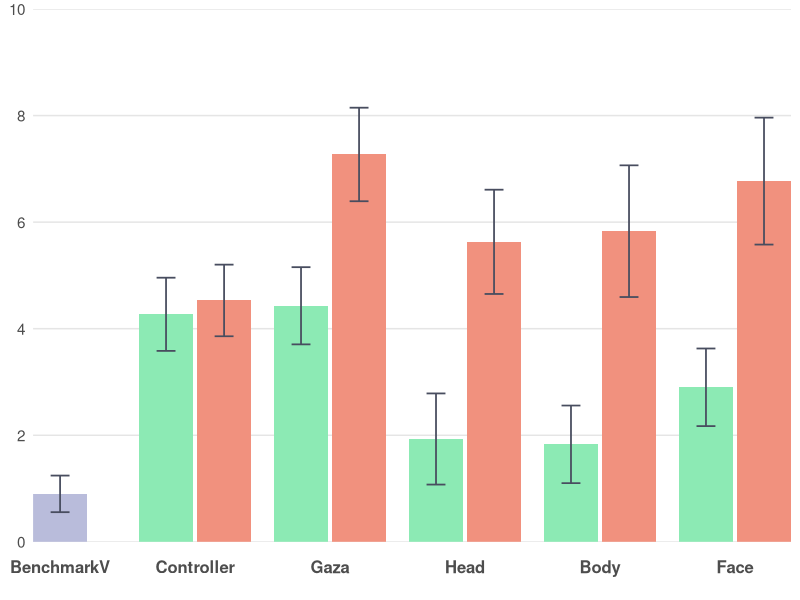
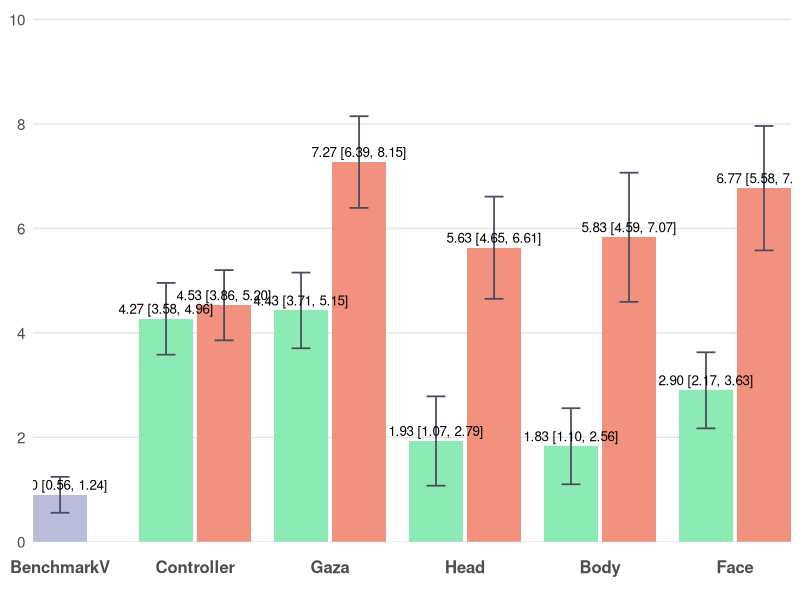

Reproduce these figures in R, in order.
# ================= Packages =================
if (!require(ggplot2)) install.packages("ggplot2")
library(ggplot2)

# ================= Data =================
bench_mean <- 0.9; bench_sd <- 0.92

dat <- data.frame(
  Category = c("BenchmarkV",
               "Controller","Controller",
               "Gaza","Gaza",
               "Head","Head",
               "Body","Body",
               "Face","Face"),
  slot     = c("C",
               "L","R",
               "L","R",
               "L","R",
               "L","R",
               "L","R"),
  series   = c("BenchmarkV",
               "Low","High",
               "Low","High",
               "Low","High",
               "Low","High",
               "Low","High"),
  mean     = c(bench_mean,
               4.27, 4.53,    # Controller: Low, High
               4.43, 7.27,    # Gaza: Low, High
               1.93, 5.63,    # Head: Low, High
               1.83, 5.83,    # Body: Low, High
               2.9, 6.77),    # Face: Low, High
  sd       = c(bench_sd,
               1.84, 1.80,    # Controller: Low, High
               1.94, 2.35,    # Gaza: Low, High
               2.29, 2.62,    # Head: Low, High
               1.95, 3.31,    # Body: Low, High
               1.95, 3.19),   # Face: Low, High
  stringsAsFactors = FALSE
)

# 固定横轴顺序
dat$Category <- factor(dat$Category,
  levels = c("BenchmarkV","Controller","Gaza","Head","Body","Face"))
dat$slot   <- factor(dat$slot, levels = c("L","C","R"))
dat$series <- factor(dat$series, levels = c("Low","BenchmarkV","High"))

# ================= 手动定位（确保居中+相邻柱体有间距） =================
# 以每个类目的中心为整数(1,2,3,...)，在左右各偏移 delta；两柱宽度为 bar_w
group_w <- 0.8               # 每个类目总体占宽（<1 避免挤到相邻类目）
bar_w   <- group_w / 2       # 0.4  柱体宽度保持不变
delta   <- group_w / 4       # 0.2  基础偏移
gap     <- 0.03              # 相邻柱体间距（几个像素）

# 对于非BenchmarkV类别，L和R之间增加间距
offset_map <- c(L = -delta - gap/2, C = 0, R = +delta + gap/2)

x_base <- as.numeric(dat$Category)
dat$x  <- x_base + unname(offset_map[as.character(dat$slot)])

# ================= 配色方案 =================
col_low  <- "#8CEAB4"      # Low
col_high <- "#F1917E"      # High
col_bench <- "#B9BCDB"      # BenchmarkV

err_col   <- "#484D5F"

theme_base <- theme_minimal(base_size = 13) +
  theme(
    legend.position    = "none",
    panel.background   = element_rect(fill = "#FFFFFF", color = NA),  # 白底
    plot.background    = element_rect(fill = "#FFFFFF", color = NA),  # 白底
    panel.grid.major   = element_blank(),  # 去除所有网格线
    panel.grid.minor   = element_blank(),  # 去除所有网格线
    panel.grid.major.x = element_blank(),
    panel.grid.minor.x = element_blank(),
    panel.grid.major.y = element_blank(),
    panel.grid.minor.y = element_blank(),
    axis.ticks.x       = element_blank(),  # 去除x轴刻度线（底部灰色竖线）
    axis.ticks.y       = element_blank(),  # 去除y轴刻度线（左侧竖着的刻度线）
    axis.line.x        = element_blank(),  # 去除x轴线（底部灰色竖线）
    axis.line.y        = element_blank(),  # 去除y轴线（左侧竖线）
    axis.text.x        = element_text(size = 12, face = "bold", 
                                       margin = margin(t = 10, b = 10)),  # 底部文字距离坐标轴更远
    axis.text.y        = element_text(size = 11),
    axis.title         = element_blank()
  )

# y 轴：根据数据特点确定范围（0-10，主要刻度间隔为 2）
y_top    <- 10
y_breaks <- seq(0, 10, by = 2)  # 0, 2, 4, 6, 8, 10

# x 轴：用数值坐标，刻度放在每个类目中心
x_breaks <- seq_along(levels(dat$Category))
x_labels <- levels(dat$Category)

# ================= 95% 置信区间计算 =================
n <- 30  # 样本量
df <- n - 1  # 自由度 = 29
t_critical <- qt(0.975, df)  # t分布临界值（95% CI，双尾）
# 计算95% CI的误差范围
dat$ci_margin <- t_critical * (dat$sd / sqrt(n))

# ================= 图1：不带标注 =================
p1 <- ggplot(dat, aes(x = x, y = mean, fill = series)) +
  # 手动添加 0-10 的水平坐标线
  geom_hline(yintercept = y_breaks, color = "#E5E5E5", linewidth = 0.5) +
  geom_col(width = bar_w, position = "identity", colour = NA) +
  geom_errorbar(aes(ymin = mean - ci_margin, ymax = mean + ci_margin),
                width = bar_w * 0.35, color = err_col, linewidth = 0.6,
                position = "identity") +
  scale_fill_manual(values = c(Low = col_low, BenchmarkV = col_bench, High = col_high)) +
  scale_y_continuous(breaks = y_breaks, minor_breaks = NULL) +
  scale_x_continuous(breaks = x_breaks, labels = x_labels, expand = c(0, 0)) +
  coord_cartesian(ylim = c(0, y_top), expand = 0) +
  theme_base

# ================= 图2：带"均值 (95% CI)"标注 =================
lab_df <- transform(dat, label = sprintf("%.2f [%.2f, %.2f]", mean, 
                                          mean - ci_margin, mean + ci_margin))

p2 <- ggplot(dat, aes(x = x, y = mean, fill = series)) +
  # 手动添加 0-10 的水平坐标线
  geom_hline(yintercept = y_breaks, color = "#E5E5E5", linewidth = 0.5) +
  geom_col(width = bar_w, position = "identity", colour = NA) +
  geom_errorbar(aes(ymin = mean - ci_margin, ymax = mean + ci_margin),
                width = bar_w * 0.35, color = err_col, linewidth = 0.6,
                position = "identity") +
  geom_text(data = lab_df, aes(label = label),
            vjust = -0.5, size = 3.4, position = "identity") +
  scale_fill_manual(values = c(Low = col_low, BenchmarkV = col_bench, High = col_high)) +
  scale_y_continuous(breaks = y_breaks, minor_breaks = NULL) +
  scale_x_continuous(breaks = x_breaks, labels = x_labels, expand = c(0, 0)) +
  coord_cartesian(ylim = c(0, y_top * 1.02), expand = 0) +
  theme_base

# 保存文件
if (!dir.exists("no_labels")) dir.create("no_labels", recursive = TRUE)
if (!dir.exists("with_labels")) dir.create("with_labels", recursive = TRUE)
ggsave("no_labels/performance_NoC_no_labels.png", p1, width = 8, height = 3.57, dpi = 300, bg = "white")
ggsave("with_labels/performance_NoC_with_labels.png", p2, width = 8, height = 3.92, dpi = 300, bg = "white")
